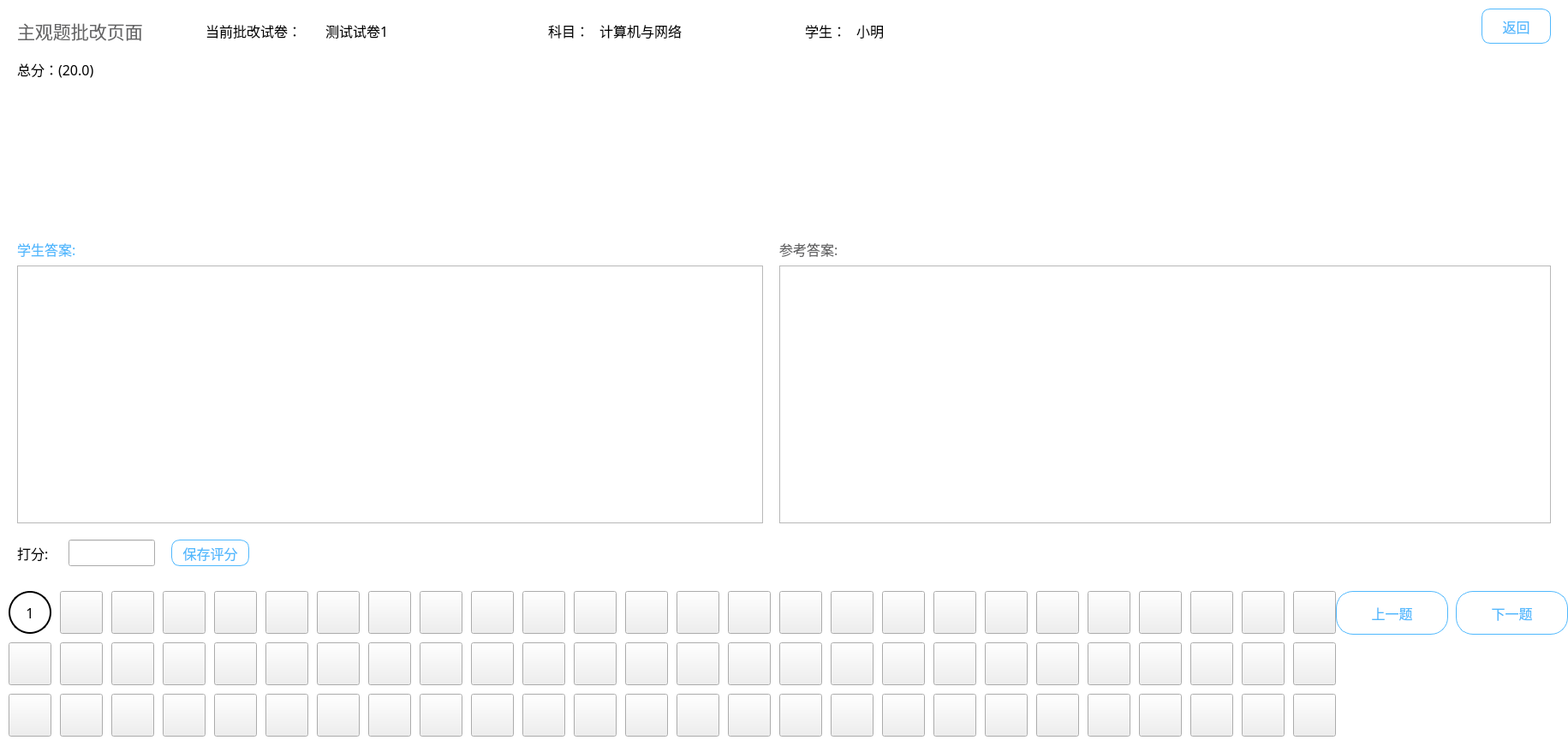
<?xml version="1.0" encoding="UTF-8"?>
<ui version="4.0">
 <class>CCorrectSubjectiveQuestionsDlg</class>
 <widget class="QDialog" name="CCorrectSubjectiveQuestionsDlg">
  <property name="geometry">
   <rect>
    <x>0</x>
    <y>0</y>
    <width>1831</width>
    <height>871</height>
   </rect>
  </property>
  <property name="minimumSize">
   <size>
    <width>1831</width>
    <height>871</height>
   </size>
  </property>
  <property name="maximumSize">
   <size>
    <width>1831</width>
    <height>871</height>
   </size>
  </property>
  <property name="windowTitle">
   <string>Dialog</string>
  </property>
  <property name="styleSheet">
   <string notr="true">#CCorrectSubjectiveQuestionsDlg
{
background-color:#ffffff;
border-radius:50; 
}</string>
  </property>
  <widget class="QPushButton" name="pushButton_26">
   <property name="geometry">
    <rect>
     <x>1730</x>
     <y>10</y>
     <width>81</width>
     <height>41</height>
    </rect>
   </property>
   <property name="font">
    <font>
     <family>黑体</family>
     <pointsize>12</pointsize>
    </font>
   </property>
   <property name="styleSheet">
    <string notr="true">#pushButton_26
{
border:1px solid #50b8fd;
background-color:#FFFFFF;
color:#50b8fd;
border-radius:10;
}

#pushButton_26:hover
{
background-color: #50b8fd;
color:#ffffff;
}</string>
   </property>
   <property name="text">
    <string>返回</string>
   </property>
  </widget>
  <widget class="QPushButton" name="pushButton_27">
   <property name="geometry">
    <rect>
     <x>200</x>
     <y>630</y>
     <width>91</width>
     <height>31</height>
    </rect>
   </property>
   <property name="font">
    <font>
     <family>黑体</family>
     <pointsize>12</pointsize>
    </font>
   </property>
   <property name="styleSheet">
    <string notr="true">#pushButton_27
{
border:1px solid #50b8fd;
background-color:#FFFFFF;
color:#50b8fd;
border-radius:10;
}

#pushButton_27:hover
{
background-color: #50b8fd;
color:#ffffff;
}</string>
   </property>
   <property name="text">
    <string>保存评分</string>
   </property>
  </widget>
  <widget class="QLabel" name="label_82">
   <property name="geometry">
    <rect>
     <x>240</x>
     <y>10</y>
     <width>131</width>
     <height>51</height>
    </rect>
   </property>
   <property name="font">
    <font>
     <family>黑体</family>
     <pointsize>12</pointsize>
    </font>
   </property>
   <property name="text">
    <string>当前批改试卷：</string>
   </property>
  </widget>
  <widget class="QLabel" name="label_84">
   <property name="geometry">
    <rect>
     <x>380</x>
     <y>10</y>
     <width>241</width>
     <height>51</height>
    </rect>
   </property>
   <property name="font">
    <font>
     <family>黑体</family>
     <pointsize>12</pointsize>
    </font>
   </property>
   <property name="text">
    <string>测试试卷1</string>
   </property>
  </widget>
  <widget class="QLabel" name="label_85">
   <property name="geometry">
    <rect>
     <x>940</x>
     <y>10</y>
     <width>51</width>
     <height>51</height>
    </rect>
   </property>
   <property name="font">
    <font>
     <family>黑体</family>
     <pointsize>12</pointsize>
    </font>
   </property>
   <property name="text">
    <string>学生：</string>
   </property>
  </widget>
  <widget class="QLabel" name="label_86">
   <property name="geometry">
    <rect>
     <x>1000</x>
     <y>10</y>
     <width>121</width>
     <height>51</height>
    </rect>
   </property>
   <property name="font">
    <font>
     <family>黑体</family>
     <pointsize>12</pointsize>
    </font>
   </property>
   <property name="text">
    <string>小明</string>
   </property>
  </widget>
  <widget class="QLabel" name="label_83">
   <property name="geometry">
    <rect>
     <x>640</x>
     <y>10</y>
     <width>51</width>
     <height>51</height>
    </rect>
   </property>
   <property name="font">
    <font>
     <family>黑体</family>
     <pointsize>12</pointsize>
    </font>
   </property>
   <property name="text">
    <string>科目：</string>
   </property>
  </widget>
  <widget class="QLabel" name="label_87">
   <property name="geometry">
    <rect>
     <x>700</x>
     <y>10</y>
     <width>171</width>
     <height>51</height>
    </rect>
   </property>
   <property name="font">
    <font>
     <family>黑体</family>
     <pointsize>12</pointsize>
    </font>
   </property>
   <property name="text">
    <string>计算机与网络</string>
   </property>
  </widget>
  <widget class="QLabel" name="label_8">
   <property name="geometry">
    <rect>
     <x>20</x>
     <y>10</y>
     <width>211</width>
     <height>51</height>
    </rect>
   </property>
   <property name="font">
    <font>
     <family>黑体</family>
     <pointsize>16</pointsize>
    </font>
   </property>
   <property name="styleSheet">
    <string notr="true">#label_8
{
color:#646465;
}</string>
   </property>
   <property name="text">
    <string>主观题批改页面</string>
   </property>
  </widget>
  <widget class="QTextEdit" name="textEdit">
   <property name="geometry">
    <rect>
     <x>20</x>
     <y>100</y>
     <width>1791</width>
     <height>171</height>
    </rect>
   </property>
   <property name="font">
    <font>
     <family>黑体</family>
     <pointsize>12</pointsize>
    </font>
   </property>
   <property name="styleSheet">
    <string notr="true">#textEdit
{
border:none;
}</string>
   </property>
   <property name="readOnly">
    <bool>true</bool>
   </property>
   <property name="html">
    <string>&lt;!DOCTYPE HTML PUBLIC &quot;-//W3C//DTD HTML 4.0//EN&quot; &quot;http://www.w3.org/TR/REC-html40/strict.dtd&quot;&gt;
&lt;html&gt;&lt;head&gt;&lt;meta name=&quot;qrichtext&quot; content=&quot;1&quot; /&gt;&lt;style type=&quot;text/css&quot;&gt;
p, li { white-space: pre-wrap; }
&lt;/style&gt;&lt;/head&gt;&lt;body style=&quot; font-family:'黑体'; font-size:12pt; font-weight:400; font-style:normal;&quot;&gt;
&lt;p style=&quot;-qt-paragraph-type:empty; margin-top:0px; margin-bottom:0px; margin-left:0px; margin-right:0px; -qt-block-indent:0; text-indent:0px;&quot;&gt;&lt;br /&gt;&lt;/p&gt;&lt;/body&gt;&lt;/html&gt;</string>
   </property>
  </widget>
  <widget class="QLabel" name="label">
   <property name="geometry">
    <rect>
     <x>20</x>
     <y>270</y>
     <width>91</width>
     <height>41</height>
    </rect>
   </property>
   <property name="font">
    <font>
     <family>黑体</family>
     <pointsize>12</pointsize>
     <weight>50</weight>
     <bold>false</bold>
    </font>
   </property>
   <property name="styleSheet">
    <string notr="true">#label{
color:#50B8FD;
}</string>
   </property>
   <property name="text">
    <string>学生答案:</string>
   </property>
  </widget>
  <widget class="QTextEdit" name="textEdit_2">
   <property name="geometry">
    <rect>
     <x>20</x>
     <y>310</y>
     <width>871</width>
     <height>301</height>
    </rect>
   </property>
   <property name="font">
    <font>
     <family>黑体</family>
     <pointsize>12</pointsize>
    </font>
   </property>
   <property name="readOnly">
    <bool>true</bool>
   </property>
  </widget>
  <widget class="QLabel" name="label_2">
   <property name="geometry">
    <rect>
     <x>910</x>
     <y>270</y>
     <width>91</width>
     <height>41</height>
    </rect>
   </property>
   <property name="font">
    <font>
     <family>黑体</family>
     <pointsize>12</pointsize>
    </font>
   </property>
   <property name="styleSheet">
    <string notr="true">#label_2{
color:#646465;
}</string>
   </property>
   <property name="text">
    <string>参考答案:</string>
   </property>
  </widget>
  <widget class="QTextEdit" name="textEdit_3">
   <property name="geometry">
    <rect>
     <x>910</x>
     <y>310</y>
     <width>901</width>
     <height>301</height>
    </rect>
   </property>
   <property name="font">
    <font>
     <family>黑体</family>
     <pointsize>12</pointsize>
    </font>
   </property>
   <property name="readOnly">
    <bool>true</bool>
   </property>
  </widget>
  <widget class="QWidget" name="widget_4" native="true">
   <property name="geometry">
    <rect>
     <x>0</x>
     <y>680</y>
     <width>1831</width>
     <height>181</height>
    </rect>
   </property>
   <widget class="QPushButton" name="pushButton_249">
    <property name="geometry">
     <rect>
      <x>1560</x>
      <y>10</y>
      <width>131</width>
      <height>51</height>
     </rect>
    </property>
    <property name="font">
     <font>
      <family>黑体</family>
      <pointsize>12</pointsize>
     </font>
    </property>
    <property name="styleSheet">
     <string notr="true">#pushButton_249
{
border:1px solid #50b8fd;
background-color:#FFFFFF;
color:#50b8fd;
border-radius:20;
}

#pushButton_249:hover
{
background-color: #50b8fd;
color:#ffffff;
}</string>
    </property>
    <property name="text">
     <string>上一题</string>
    </property>
   </widget>
   <widget class="QPushButton" name="pushButton_250">
    <property name="geometry">
     <rect>
      <x>1700</x>
      <y>10</y>
      <width>131</width>
      <height>51</height>
     </rect>
    </property>
    <property name="font">
     <font>
      <family>黑体</family>
      <pointsize>12</pointsize>
     </font>
    </property>
    <property name="styleSheet">
     <string notr="true">#pushButton_250
{
border:1px solid #50b8fd;
background-color:#FFFFFF;
color:#50b8fd;
border-radius:20;
}

#pushButton_250:hover
{
background-color: #50b8fd;
color:#ffffff;
}</string>
    </property>
    <property name="text">
     <string>下一题</string>
    </property>
   </widget>
   <widget class="QPushButton" name="pushButton_251">
    <property name="geometry">
     <rect>
      <x>10</x>
      <y>10</y>
      <width>50</width>
      <height>50</height>
     </rect>
    </property>
    <property name="font">
     <font>
      <family>黑体</family>
      <pointsize>12</pointsize>
     </font>
    </property>
    <property name="styleSheet">
     <string notr="true">#pushButton_251
{
border:none;
border:2px solid black;
border-radius:25;
}</string>
    </property>
    <property name="text">
     <string>1</string>
    </property>
   </widget>
   <widget class="QPushButton" name="pushButton_252">
    <property name="geometry">
     <rect>
      <x>70</x>
      <y>10</y>
      <width>50</width>
      <height>50</height>
     </rect>
    </property>
    <property name="text">
     <string/>
    </property>
   </widget>
   <widget class="QPushButton" name="pushButton_253">
    <property name="geometry">
     <rect>
      <x>130</x>
      <y>10</y>
      <width>50</width>
      <height>50</height>
     </rect>
    </property>
    <property name="text">
     <string/>
    </property>
   </widget>
   <widget class="QPushButton" name="pushButton_254">
    <property name="geometry">
     <rect>
      <x>190</x>
      <y>10</y>
      <width>50</width>
      <height>50</height>
     </rect>
    </property>
    <property name="text">
     <string/>
    </property>
   </widget>
   <widget class="QPushButton" name="pushButton_255">
    <property name="geometry">
     <rect>
      <x>250</x>
      <y>10</y>
      <width>50</width>
      <height>50</height>
     </rect>
    </property>
    <property name="text">
     <string/>
    </property>
   </widget>
   <widget class="QPushButton" name="pushButton_256">
    <property name="geometry">
     <rect>
      <x>310</x>
      <y>10</y>
      <width>50</width>
      <height>50</height>
     </rect>
    </property>
    <property name="text">
     <string/>
    </property>
   </widget>
   <widget class="QPushButton" name="pushButton_257">
    <property name="geometry">
     <rect>
      <x>370</x>
      <y>10</y>
      <width>50</width>
      <height>50</height>
     </rect>
    </property>
    <property name="text">
     <string/>
    </property>
   </widget>
   <widget class="QPushButton" name="pushButton_258">
    <property name="geometry">
     <rect>
      <x>430</x>
      <y>10</y>
      <width>50</width>
      <height>50</height>
     </rect>
    </property>
    <property name="text">
     <string/>
    </property>
   </widget>
   <widget class="QPushButton" name="pushButton_259">
    <property name="geometry">
     <rect>
      <x>490</x>
      <y>10</y>
      <width>50</width>
      <height>50</height>
     </rect>
    </property>
    <property name="text">
     <string/>
    </property>
   </widget>
   <widget class="QPushButton" name="pushButton_260">
    <property name="geometry">
     <rect>
      <x>550</x>
      <y>10</y>
      <width>50</width>
      <height>50</height>
     </rect>
    </property>
    <property name="text">
     <string/>
    </property>
   </widget>
   <widget class="QPushButton" name="pushButton_261">
    <property name="geometry">
     <rect>
      <x>610</x>
      <y>10</y>
      <width>50</width>
      <height>50</height>
     </rect>
    </property>
    <property name="text">
     <string/>
    </property>
   </widget>
   <widget class="QPushButton" name="pushButton_262">
    <property name="geometry">
     <rect>
      <x>670</x>
      <y>10</y>
      <width>50</width>
      <height>50</height>
     </rect>
    </property>
    <property name="text">
     <string/>
    </property>
   </widget>
   <widget class="QPushButton" name="pushButton_263">
    <property name="geometry">
     <rect>
      <x>730</x>
      <y>10</y>
      <width>50</width>
      <height>50</height>
     </rect>
    </property>
    <property name="text">
     <string/>
    </property>
   </widget>
   <widget class="QPushButton" name="pushButton_264">
    <property name="geometry">
     <rect>
      <x>790</x>
      <y>10</y>
      <width>50</width>
      <height>50</height>
     </rect>
    </property>
    <property name="text">
     <string/>
    </property>
   </widget>
   <widget class="QPushButton" name="pushButton_265">
    <property name="geometry">
     <rect>
      <x>850</x>
      <y>10</y>
      <width>50</width>
      <height>50</height>
     </rect>
    </property>
    <property name="text">
     <string/>
    </property>
   </widget>
   <widget class="QPushButton" name="pushButton_266">
    <property name="geometry">
     <rect>
      <x>910</x>
      <y>10</y>
      <width>50</width>
      <height>50</height>
     </rect>
    </property>
    <property name="text">
     <string/>
    </property>
   </widget>
   <widget class="QPushButton" name="pushButton_267">
    <property name="geometry">
     <rect>
      <x>970</x>
      <y>10</y>
      <width>50</width>
      <height>50</height>
     </rect>
    </property>
    <property name="text">
     <string/>
    </property>
   </widget>
   <widget class="QPushButton" name="pushButton_268">
    <property name="geometry">
     <rect>
      <x>1030</x>
      <y>10</y>
      <width>50</width>
      <height>50</height>
     </rect>
    </property>
    <property name="text">
     <string/>
    </property>
   </widget>
   <widget class="QPushButton" name="pushButton_269">
    <property name="geometry">
     <rect>
      <x>1090</x>
      <y>10</y>
      <width>50</width>
      <height>50</height>
     </rect>
    </property>
    <property name="text">
     <string/>
    </property>
   </widget>
   <widget class="QPushButton" name="pushButton_270">
    <property name="geometry">
     <rect>
      <x>1150</x>
      <y>10</y>
      <width>50</width>
      <height>50</height>
     </rect>
    </property>
    <property name="text">
     <string/>
    </property>
   </widget>
   <widget class="QPushButton" name="pushButton_271">
    <property name="geometry">
     <rect>
      <x>1210</x>
      <y>10</y>
      <width>50</width>
      <height>50</height>
     </rect>
    </property>
    <property name="text">
     <string/>
    </property>
   </widget>
   <widget class="QPushButton" name="pushButton_272">
    <property name="geometry">
     <rect>
      <x>1270</x>
      <y>10</y>
      <width>50</width>
      <height>50</height>
     </rect>
    </property>
    <property name="text">
     <string/>
    </property>
   </widget>
   <widget class="QPushButton" name="pushButton_273">
    <property name="geometry">
     <rect>
      <x>1330</x>
      <y>10</y>
      <width>50</width>
      <height>50</height>
     </rect>
    </property>
    <property name="text">
     <string/>
    </property>
   </widget>
   <widget class="QPushButton" name="pushButton_274">
    <property name="geometry">
     <rect>
      <x>1390</x>
      <y>10</y>
      <width>50</width>
      <height>50</height>
     </rect>
    </property>
    <property name="text">
     <string/>
    </property>
   </widget>
   <widget class="QPushButton" name="pushButton_275">
    <property name="geometry">
     <rect>
      <x>1450</x>
      <y>10</y>
      <width>50</width>
      <height>50</height>
     </rect>
    </property>
    <property name="text">
     <string/>
    </property>
   </widget>
   <widget class="QPushButton" name="pushButton_276">
    <property name="geometry">
     <rect>
      <x>1510</x>
      <y>10</y>
      <width>50</width>
      <height>50</height>
     </rect>
    </property>
    <property name="text">
     <string/>
    </property>
   </widget>
   <widget class="QPushButton" name="pushButton_277">
    <property name="geometry">
     <rect>
      <x>10</x>
      <y>70</y>
      <width>50</width>
      <height>50</height>
     </rect>
    </property>
    <property name="text">
     <string/>
    </property>
   </widget>
   <widget class="QPushButton" name="pushButton_278">
    <property name="geometry">
     <rect>
      <x>70</x>
      <y>70</y>
      <width>50</width>
      <height>50</height>
     </rect>
    </property>
    <property name="text">
     <string/>
    </property>
   </widget>
   <widget class="QPushButton" name="pushButton_279">
    <property name="geometry">
     <rect>
      <x>130</x>
      <y>70</y>
      <width>50</width>
      <height>50</height>
     </rect>
    </property>
    <property name="text">
     <string/>
    </property>
   </widget>
   <widget class="QPushButton" name="pushButton_280">
    <property name="geometry">
     <rect>
      <x>190</x>
      <y>70</y>
      <width>50</width>
      <height>50</height>
     </rect>
    </property>
    <property name="text">
     <string/>
    </property>
   </widget>
   <widget class="QPushButton" name="pushButton_281">
    <property name="geometry">
     <rect>
      <x>250</x>
      <y>70</y>
      <width>50</width>
      <height>50</height>
     </rect>
    </property>
    <property name="text">
     <string/>
    </property>
   </widget>
   <widget class="QPushButton" name="pushButton_282">
    <property name="geometry">
     <rect>
      <x>310</x>
      <y>70</y>
      <width>50</width>
      <height>50</height>
     </rect>
    </property>
    <property name="text">
     <string/>
    </property>
   </widget>
   <widget class="QPushButton" name="pushButton_283">
    <property name="geometry">
     <rect>
      <x>370</x>
      <y>70</y>
      <width>50</width>
      <height>50</height>
     </rect>
    </property>
    <property name="text">
     <string/>
    </property>
   </widget>
   <widget class="QPushButton" name="pushButton_284">
    <property name="geometry">
     <rect>
      <x>430</x>
      <y>70</y>
      <width>50</width>
      <height>50</height>
     </rect>
    </property>
    <property name="text">
     <string/>
    </property>
   </widget>
   <widget class="QPushButton" name="pushButton_285">
    <property name="geometry">
     <rect>
      <x>490</x>
      <y>70</y>
      <width>50</width>
      <height>50</height>
     </rect>
    </property>
    <property name="text">
     <string/>
    </property>
   </widget>
   <widget class="QPushButton" name="pushButton_286">
    <property name="geometry">
     <rect>
      <x>550</x>
      <y>70</y>
      <width>50</width>
      <height>50</height>
     </rect>
    </property>
    <property name="text">
     <string/>
    </property>
   </widget>
   <widget class="QPushButton" name="pushButton_287">
    <property name="geometry">
     <rect>
      <x>610</x>
      <y>70</y>
      <width>50</width>
      <height>50</height>
     </rect>
    </property>
    <property name="text">
     <string/>
    </property>
   </widget>
   <widget class="QPushButton" name="pushButton_288">
    <property name="geometry">
     <rect>
      <x>670</x>
      <y>70</y>
      <width>50</width>
      <height>50</height>
     </rect>
    </property>
    <property name="text">
     <string/>
    </property>
   </widget>
   <widget class="QPushButton" name="pushButton_289">
    <property name="geometry">
     <rect>
      <x>730</x>
      <y>70</y>
      <width>50</width>
      <height>50</height>
     </rect>
    </property>
    <property name="text">
     <string/>
    </property>
   </widget>
   <widget class="QPushButton" name="pushButton_290">
    <property name="geometry">
     <rect>
      <x>790</x>
      <y>70</y>
      <width>50</width>
      <height>50</height>
     </rect>
    </property>
    <property name="text">
     <string/>
    </property>
   </widget>
   <widget class="QPushButton" name="pushButton_291">
    <property name="geometry">
     <rect>
      <x>850</x>
      <y>70</y>
      <width>50</width>
      <height>50</height>
     </rect>
    </property>
    <property name="text">
     <string/>
    </property>
   </widget>
   <widget class="QPushButton" name="pushButton_292">
    <property name="geometry">
     <rect>
      <x>910</x>
      <y>70</y>
      <width>50</width>
      <height>50</height>
     </rect>
    </property>
    <property name="text">
     <string/>
    </property>
   </widget>
   <widget class="QPushButton" name="pushButton_293">
    <property name="geometry">
     <rect>
      <x>970</x>
      <y>70</y>
      <width>50</width>
      <height>50</height>
     </rect>
    </property>
    <property name="text">
     <string/>
    </property>
   </widget>
   <widget class="QPushButton" name="pushButton_294">
    <property name="geometry">
     <rect>
      <x>1030</x>
      <y>70</y>
      <width>50</width>
      <height>50</height>
     </rect>
    </property>
    <property name="text">
     <string/>
    </property>
   </widget>
   <widget class="QPushButton" name="pushButton_295">
    <property name="geometry">
     <rect>
      <x>1090</x>
      <y>70</y>
      <width>50</width>
      <height>50</height>
     </rect>
    </property>
    <property name="text">
     <string/>
    </property>
   </widget>
   <widget class="QPushButton" name="pushButton_296">
    <property name="geometry">
     <rect>
      <x>1150</x>
      <y>70</y>
      <width>50</width>
      <height>50</height>
     </rect>
    </property>
    <property name="text">
     <string/>
    </property>
   </widget>
   <widget class="QPushButton" name="pushButton_297">
    <property name="geometry">
     <rect>
      <x>1210</x>
      <y>70</y>
      <width>50</width>
      <height>50</height>
     </rect>
    </property>
    <property name="text">
     <string/>
    </property>
   </widget>
   <widget class="QPushButton" name="pushButton_298">
    <property name="geometry">
     <rect>
      <x>1270</x>
      <y>70</y>
      <width>50</width>
      <height>50</height>
     </rect>
    </property>
    <property name="text">
     <string/>
    </property>
   </widget>
   <widget class="QPushButton" name="pushButton_299">
    <property name="geometry">
     <rect>
      <x>1330</x>
      <y>70</y>
      <width>50</width>
      <height>50</height>
     </rect>
    </property>
    <property name="text">
     <string/>
    </property>
   </widget>
   <widget class="QPushButton" name="pushButton_300">
    <property name="geometry">
     <rect>
      <x>1390</x>
      <y>70</y>
      <width>50</width>
      <height>50</height>
     </rect>
    </property>
    <property name="text">
     <string/>
    </property>
   </widget>
   <widget class="QPushButton" name="pushButton_301">
    <property name="geometry">
     <rect>
      <x>1450</x>
      <y>70</y>
      <width>50</width>
      <height>50</height>
     </rect>
    </property>
    <property name="text">
     <string/>
    </property>
   </widget>
   <widget class="QPushButton" name="pushButton_302">
    <property name="geometry">
     <rect>
      <x>1510</x>
      <y>70</y>
      <width>50</width>
      <height>50</height>
     </rect>
    </property>
    <property name="text">
     <string/>
    </property>
   </widget>
   <widget class="QPushButton" name="pushButton_303">
    <property name="geometry">
     <rect>
      <x>10</x>
      <y>130</y>
      <width>50</width>
      <height>50</height>
     </rect>
    </property>
    <property name="text">
     <string/>
    </property>
   </widget>
   <widget class="QPushButton" name="pushButton_304">
    <property name="geometry">
     <rect>
      <x>70</x>
      <y>130</y>
      <width>50</width>
      <height>50</height>
     </rect>
    </property>
    <property name="text">
     <string/>
    </property>
   </widget>
   <widget class="QPushButton" name="pushButton_305">
    <property name="geometry">
     <rect>
      <x>130</x>
      <y>130</y>
      <width>50</width>
      <height>50</height>
     </rect>
    </property>
    <property name="text">
     <string/>
    </property>
   </widget>
   <widget class="QPushButton" name="pushButton_306">
    <property name="geometry">
     <rect>
      <x>190</x>
      <y>130</y>
      <width>50</width>
      <height>50</height>
     </rect>
    </property>
    <property name="text">
     <string/>
    </property>
   </widget>
   <widget class="QPushButton" name="pushButton_307">
    <property name="geometry">
     <rect>
      <x>250</x>
      <y>130</y>
      <width>50</width>
      <height>50</height>
     </rect>
    </property>
    <property name="text">
     <string/>
    </property>
   </widget>
   <widget class="QPushButton" name="pushButton_308">
    <property name="geometry">
     <rect>
      <x>310</x>
      <y>130</y>
      <width>50</width>
      <height>50</height>
     </rect>
    </property>
    <property name="text">
     <string/>
    </property>
   </widget>
   <widget class="QPushButton" name="pushButton_309">
    <property name="geometry">
     <rect>
      <x>370</x>
      <y>130</y>
      <width>50</width>
      <height>50</height>
     </rect>
    </property>
    <property name="text">
     <string/>
    </property>
   </widget>
   <widget class="QPushButton" name="pushButton_310">
    <property name="geometry">
     <rect>
      <x>430</x>
      <y>130</y>
      <width>50</width>
      <height>50</height>
     </rect>
    </property>
    <property name="text">
     <string/>
    </property>
   </widget>
   <widget class="QPushButton" name="pushButton_311">
    <property name="geometry">
     <rect>
      <x>490</x>
      <y>130</y>
      <width>50</width>
      <height>50</height>
     </rect>
    </property>
    <property name="text">
     <string/>
    </property>
   </widget>
   <widget class="QPushButton" name="pushButton_312">
    <property name="geometry">
     <rect>
      <x>550</x>
      <y>130</y>
      <width>50</width>
      <height>50</height>
     </rect>
    </property>
    <property name="text">
     <string/>
    </property>
   </widget>
   <widget class="QPushButton" name="pushButton_313">
    <property name="geometry">
     <rect>
      <x>610</x>
      <y>130</y>
      <width>50</width>
      <height>50</height>
     </rect>
    </property>
    <property name="text">
     <string/>
    </property>
   </widget>
   <widget class="QPushButton" name="pushButton_314">
    <property name="geometry">
     <rect>
      <x>670</x>
      <y>130</y>
      <width>50</width>
      <height>50</height>
     </rect>
    </property>
    <property name="text">
     <string/>
    </property>
   </widget>
   <widget class="QPushButton" name="pushButton_315">
    <property name="geometry">
     <rect>
      <x>730</x>
      <y>130</y>
      <width>50</width>
      <height>50</height>
     </rect>
    </property>
    <property name="text">
     <string/>
    </property>
   </widget>
   <widget class="QPushButton" name="pushButton_316">
    <property name="geometry">
     <rect>
      <x>790</x>
      <y>130</y>
      <width>50</width>
      <height>50</height>
     </rect>
    </property>
    <property name="text">
     <string/>
    </property>
   </widget>
   <widget class="QPushButton" name="pushButton_317">
    <property name="geometry">
     <rect>
      <x>850</x>
      <y>130</y>
      <width>50</width>
      <height>50</height>
     </rect>
    </property>
    <property name="text">
     <string/>
    </property>
   </widget>
   <widget class="QPushButton" name="pushButton_318">
    <property name="geometry">
     <rect>
      <x>910</x>
      <y>130</y>
      <width>50</width>
      <height>50</height>
     </rect>
    </property>
    <property name="text">
     <string/>
    </property>
   </widget>
   <widget class="QPushButton" name="pushButton_319">
    <property name="geometry">
     <rect>
      <x>970</x>
      <y>130</y>
      <width>50</width>
      <height>50</height>
     </rect>
    </property>
    <property name="text">
     <string/>
    </property>
   </widget>
   <widget class="QPushButton" name="pushButton_320">
    <property name="geometry">
     <rect>
      <x>1030</x>
      <y>130</y>
      <width>50</width>
      <height>50</height>
     </rect>
    </property>
    <property name="text">
     <string/>
    </property>
   </widget>
   <widget class="QPushButton" name="pushButton_321">
    <property name="geometry">
     <rect>
      <x>1090</x>
      <y>130</y>
      <width>50</width>
      <height>50</height>
     </rect>
    </property>
    <property name="text">
     <string/>
    </property>
   </widget>
   <widget class="QPushButton" name="pushButton_322">
    <property name="geometry">
     <rect>
      <x>1150</x>
      <y>130</y>
      <width>50</width>
      <height>50</height>
     </rect>
    </property>
    <property name="text">
     <string/>
    </property>
   </widget>
   <widget class="QPushButton" name="pushButton_323">
    <property name="geometry">
     <rect>
      <x>1210</x>
      <y>130</y>
      <width>50</width>
      <height>50</height>
     </rect>
    </property>
    <property name="text">
     <string/>
    </property>
   </widget>
   <widget class="QPushButton" name="pushButton_324">
    <property name="geometry">
     <rect>
      <x>1270</x>
      <y>130</y>
      <width>50</width>
      <height>50</height>
     </rect>
    </property>
    <property name="text">
     <string/>
    </property>
   </widget>
   <widget class="QPushButton" name="pushButton_325">
    <property name="geometry">
     <rect>
      <x>1330</x>
      <y>130</y>
      <width>50</width>
      <height>50</height>
     </rect>
    </property>
    <property name="text">
     <string/>
    </property>
   </widget>
   <widget class="QPushButton" name="pushButton_326">
    <property name="geometry">
     <rect>
      <x>1390</x>
      <y>130</y>
      <width>50</width>
      <height>50</height>
     </rect>
    </property>
    <property name="text">
     <string/>
    </property>
   </widget>
   <widget class="QPushButton" name="pushButton_327">
    <property name="geometry">
     <rect>
      <x>1450</x>
      <y>130</y>
      <width>50</width>
      <height>50</height>
     </rect>
    </property>
    <property name="text">
     <string/>
    </property>
   </widget>
   <widget class="QPushButton" name="pushButton_328">
    <property name="geometry">
     <rect>
      <x>1510</x>
      <y>130</y>
      <width>50</width>
      <height>50</height>
     </rect>
    </property>
    <property name="text">
     <string/>
    </property>
   </widget>
  </widget>
  <widget class="QLabel" name="label_3">
   <property name="geometry">
    <rect>
     <x>20</x>
     <y>630</y>
     <width>51</width>
     <height>31</height>
    </rect>
   </property>
   <property name="font">
    <font>
     <family>黑体</family>
     <pointsize>12</pointsize>
     <weight>50</weight>
     <bold>false</bold>
    </font>
   </property>
   <property name="text">
    <string>打分:</string>
   </property>
  </widget>
  <widget class="QLineEdit" name="lineEdit">
   <property name="geometry">
    <rect>
     <x>80</x>
     <y>630</y>
     <width>101</width>
     <height>31</height>
    </rect>
   </property>
   <property name="font">
    <font>
     <family>黑体</family>
     <pointsize>12</pointsize>
     <weight>75</weight>
     <bold>true</bold>
    </font>
   </property>
  </widget>
  <widget class="QLabel" name="label_4">
   <property name="geometry">
    <rect>
     <x>20</x>
     <y>60</y>
     <width>131</width>
     <height>41</height>
    </rect>
   </property>
   <property name="font">
    <font>
     <family>黑体</family>
     <pointsize>12</pointsize>
    </font>
   </property>
   <property name="text">
    <string>总分：(20.0)</string>
   </property>
  </widget>
 </widget>
 <resources/>
 <connections/>
</ui>
